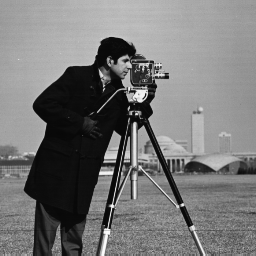
#> input picture data/cameraman.png, 256 x 256 px
$ jupyter execute exercise-2.ipynb
#> lines starting #> are read from the running program, lines starting #| are printed output that depends on the picture
[cell 1]
import numpy as np
import matplotlib.pyplot as plt
import cv2 as cv
import matplotlib.cm as cm

[cell 2]
im = cv.imread('./data/cameraman.png')
#> im is the input picture: shape (256, 256, 3); min 7, max 253, mean 118.7
print(f'Cameraman.png shape: {im.shape}')
#| Cameraman.png shape: (256, 256, 3)
print(f'Data type: {im.dtype}')
#| Data type: uint8

gaussian = cv.GaussianBlur(src=im, ksize=(7,7), sigmaX=2, sigmaY=2, borderType=cv.BORDER_REFLECT_101)
median = cv.medianBlur(src=im, ksize=3)
laplacian = cv.Laplacian(src=im, ddepth=cv.CV_8U, ksize=3, scale=1, borderType=cv.BORDER_REFLECT_101)
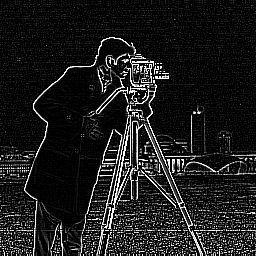
#> laplacian: shape (256, 256, 3); min 0, max 255, mean 28.1

fig, (ax0, ax1, ax2, ax3) = plt.subplots(nrows=1, ncols=4, figsize=(28,7))
ax0.imshow(im)
ax0.set_title('Original')
ax0.axis('off')
ax1.imshow(gaussian)
ax1.set_title('Gaussian filtered image')
ax1.axis('off')
ax2.imshow(median)
ax2.set_title('Median filtered image')
ax2.axis('off')
ax3.imshow(laplacian)
ax3.set_title('Laplacian filtered image')
ax3.axis('off')

[cell 3]
low_pass_small = cv.GaussianBlur(src=im, ksize=(7,7), sigmaX=2, sigmaY=2, borderType=cv.BORDER_REFLECT_101)
low_pass_large = cv.GaussianBlur(src=im, ksize=(21,21), sigmaX=5, sigmaY=5, borderType=cv.BORDER_REFLECT_101)
band_pass = cv.subtract(src1=low_pass_large, src2=low_pass_small)
high_pass = cv.subtract(src1=im, src2=low_pass_small)
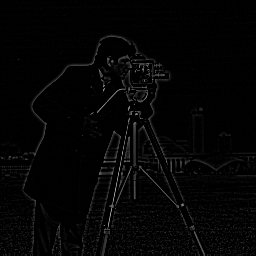
#> high_pass: shape (256, 256, 3); min 0, max 165, mean 4.6

fig, (ax0, ax1, ax2) = plt.subplots(nrows=1, ncols=3, figsize=(21,7))
ax0.imshow(low_pass_small)
ax0.set_title('Low-pass filtered image')
ax0.axis('off')
ax1.imshow(band_pass)
ax1.set_title('Band-pass filtered image')
ax1.axis('off')
ax2.imshow(high_pass)
ax2.set_title('High-pass filtered image')
ax2.axis('off')

[cell 4]
im = cv.imread('./data/cameraman.png')
im = cv.cvtColor(src=im, code=cv.COLOR_RGB2GRAY)
#> im: shape (256, 256)
sobel_x = cv.Sobel(src=im, ddepth=cv.CV_64F, dx=1, dy=0, ksize=3)
sobel_x = np.uint8(np.absolute(sobel_x))
sobel_y = cv.Sobel(src=im, ddepth=cv.CV_64F, dx=0, dy=1, ksize=3)
sobel_y = np.uint8(np.absolute(sobel_y))
sobel_xy = cv.add(sobel_x, sobel_y)

fig, (ax0, ax1, ax2, ax3) = plt.subplots(nrows=1, ncols=4, figsize=(28,7))
ax0.imshow(im, cmap=cm.gray)
ax0.set_title('Original')
ax0.axis('off')
ax1.imshow(sobel_x, cmap=cm.gray)
ax1.set_title('Sobel x-derivative')
ax1.axis('off')
ax2.imshow(sobel_y, cmap=cm.gray)
ax2.set_title('Sobel y-derivative')
ax2.axis('off')
ax3.imshow(sobel_xy, cmap=cm.gray)
ax3.set_title('Sobel x,y-derivatives')
ax3.axis('off')

[cell 5]
im = cv.imread('./data/wagon.png')
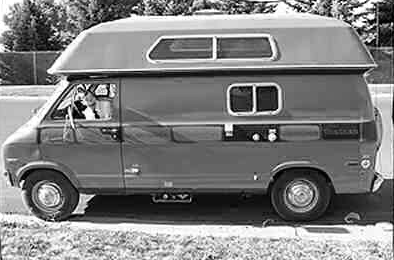
#> input picture data/wagon.png, 394 x 260 px
#> im is the input picture: shape (260, 394, 3); min 0, max 255, mean 127
im = cv.cvtColor(src=im, code=cv.COLOR_RGB2GRAY)
#> im: shape (260, 394)
sobel_x = cv.Sobel(src=im, ddepth=cv.CV_64F, dx=1, dy=0, ksize=3)
#> sobel_x: shape (260, 394) float64
sobel_x = np.uint8(np.absolute(sobel_x))
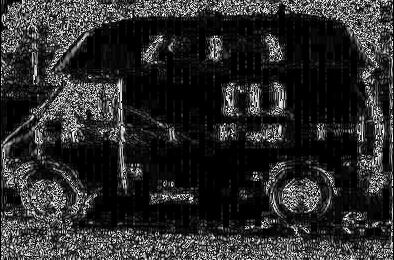
#> sobel_x: shape (260, 394); min 0, max 255, mean 44
sobel_y = cv.Sobel(src=im, ddepth=cv.CV_64F, dx=0, dy=1, ksize=3)
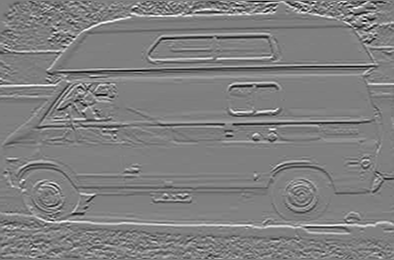
#> sobel_y: shape (260, 394) float64; min -995, max 994, mean 1.5; drawn with min black and max white
sobel_y = np.uint8(np.absolute(sobel_y))
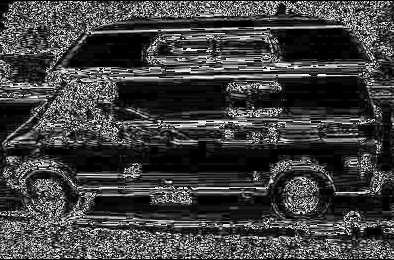
#> sobel_y: shape (260, 394); min 0, max 255, mean 64.5
sobel_xy = cv.add(sobel_x, sobel_y)
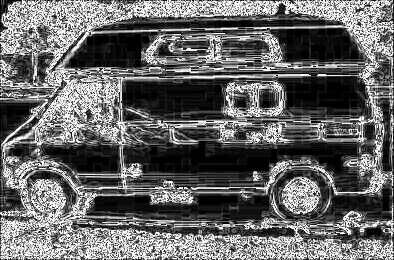
#> sobel_xy: shape (260, 394); min 0, max 255, mean 102.3

fig, (ax0, ax1, ax2, ax3) = plt.subplots(nrows=1, ncols=4, figsize=(28,7))
ax0.imshow(im, cmap=cm.gray)
ax0.set_title('Original')
ax0.axis('off')
ax1.imshow(sobel_x, cmap=cm.gray)
ax1.set_title('Sobel x-derivative')
ax1.axis('off')
ax2.imshow(sobel_y, cmap=cm.gray)
ax2.set_title('Sobel y-derivative')
ax2.axis('off')
ax3.imshow(sobel_xy, cmap=cm.gray)
ax3.set_title('Sobel x,y-derivatives')
ax3.axis('off')

[cell 6]
im = cv.imread('./data/wagon_shot_noise.png')
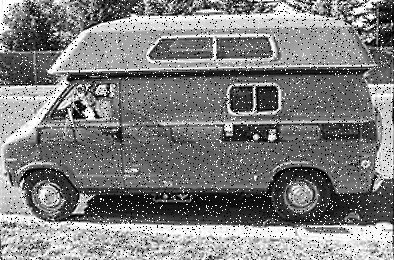
#> input picture data/wagon_shot_noise.png, 394 x 260 px
#> im is the input picture: shape (260, 394, 3); min 0, max 255, mean 127.1
print(f'Wagon.png shape: {im.shape}')
#| Wagon.png shape: (260, 394, 3)
print(f'Data type: {im.dtype}')
#| Data type: uint8

median_small = cv.medianBlur(src=im, ksize=3)
median_medium = cv.medianBlur(src=im, ksize=7)
median_large = cv.medianBlur(src=im, ksize=11)

fig, (ax0, ax1, ax2, ax3) = plt.subplots(nrows=1, ncols=4, figsize=(28,5))
ax0.imshow(im)
ax0.set_title('Salt-pepper noised image')
ax0.axis('off')
ax1.imshow(median_small)
ax1.set_title('3x3 median filtered image')
ax1.axis('off')
ax2.imshow(median_medium)
ax2.set_title('7x7 median filtered image')
ax2.axis('off')
ax3.imshow(median_large)
ax3.set_title('11x11 median filtered image')
ax3.axis('off')

[cell 7]
im = cv.imread('./data/wagon_shot_noise.png')
print(f'Wagon.png shape: {im.shape}')
#| Wagon.png shape: (260, 394, 3)
print(f'Data type: {im.dtype}')
#| Data type: uint8

mean_kernel = np.full((5,5), 1/25)
mean = cv.filter2D(src=im, ddepth=cv.CV_8U, kernel=mean_kernel, anchor=(-1,-1), borderType=cv.BORDER_REFLECT_101)
gaussian = cv.GaussianBlur(src=im, ksize=(5,5), sigmaX=2, sigmaY=2, borderType=cv.BORDER_REFLECT_101)
#> gaussian: shape (260, 394, 3)
median = cv.medianBlur(src=im, ksize=5)
#> median: shape (260, 394, 3)

fig, (ax0, ax1, ax2, ax3) = plt.subplots(nrows=1, ncols=4, figsize=(28,5))
ax0.imshow(im)
ax0.set_title('Salt-pepper noised image')
ax0.axis('off')
ax1.imshow(mean)
ax1.set_title('5x5 Mean filtered image')
ax1.axis('off')
ax2.imshow(gaussian)
ax2.set_title('5x5 Gaussian filtered image')
ax2.axis('off')
ax3.imshow(median)
ax3.set_title('5x5 Median filtered image')
ax3.axis('off')

[cell 8]
im = cv.imread('./data/wagon_shot_noise.png')

gaussian_1 = cv.GaussianBlur(src=im, ksize=(25,25), sigmaX=1, sigmaY=1, borderType=cv.BORDER_CONSTANT)
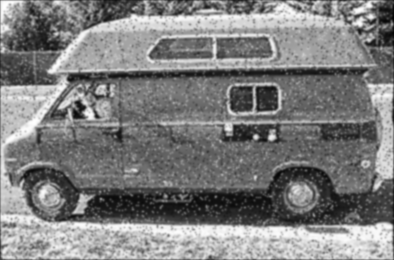
#> gaussian_1: shape (260, 394, 3); min 4, max 254, mean 126.4
gaussian_2 = cv.GaussianBlur(src=im, ksize=(25,25), sigmaX=4, sigmaY=4, borderType=cv.BORDER_CONSTANT)
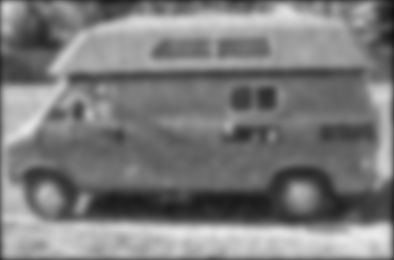
#> gaussian_2: shape (260, 394, 3); min 17, max 234, mean 123.9
gaussian_3 = cv.GaussianBlur(src=im, ksize=(3,3), sigmaX=3, sigmaY=3, borderType=cv.BORDER_CONSTANT)
gaussian_4 = cv.GaussianBlur(src=im, ksize=(19,19), sigmaX=3, sigmaY=3, borderType=cv.BORDER_CONSTANT)

fig, (ax0, ax1, ax2, ax3) = plt.subplots(nrows=1, ncols=4, figsize=(28,5))
ax0.imshow(gaussian_1)
ax0.set_title('25x25 sigma=1 Gaussian-blur')
ax0.axis('off')
ax1.imshow(gaussian_2)
ax1.set_title('25x25 sigma=4 Gaussian-blur')
ax1.axis('off')
ax2.imshow(gaussian_3)
ax2.set_title('3x3 sigma=3 Gaussian-blur')
ax2.axis('off')
ax3.imshow(gaussian_4)
ax3.set_title('19x19 sigma=3 Gaussian-blur')
ax3.axis('off')
